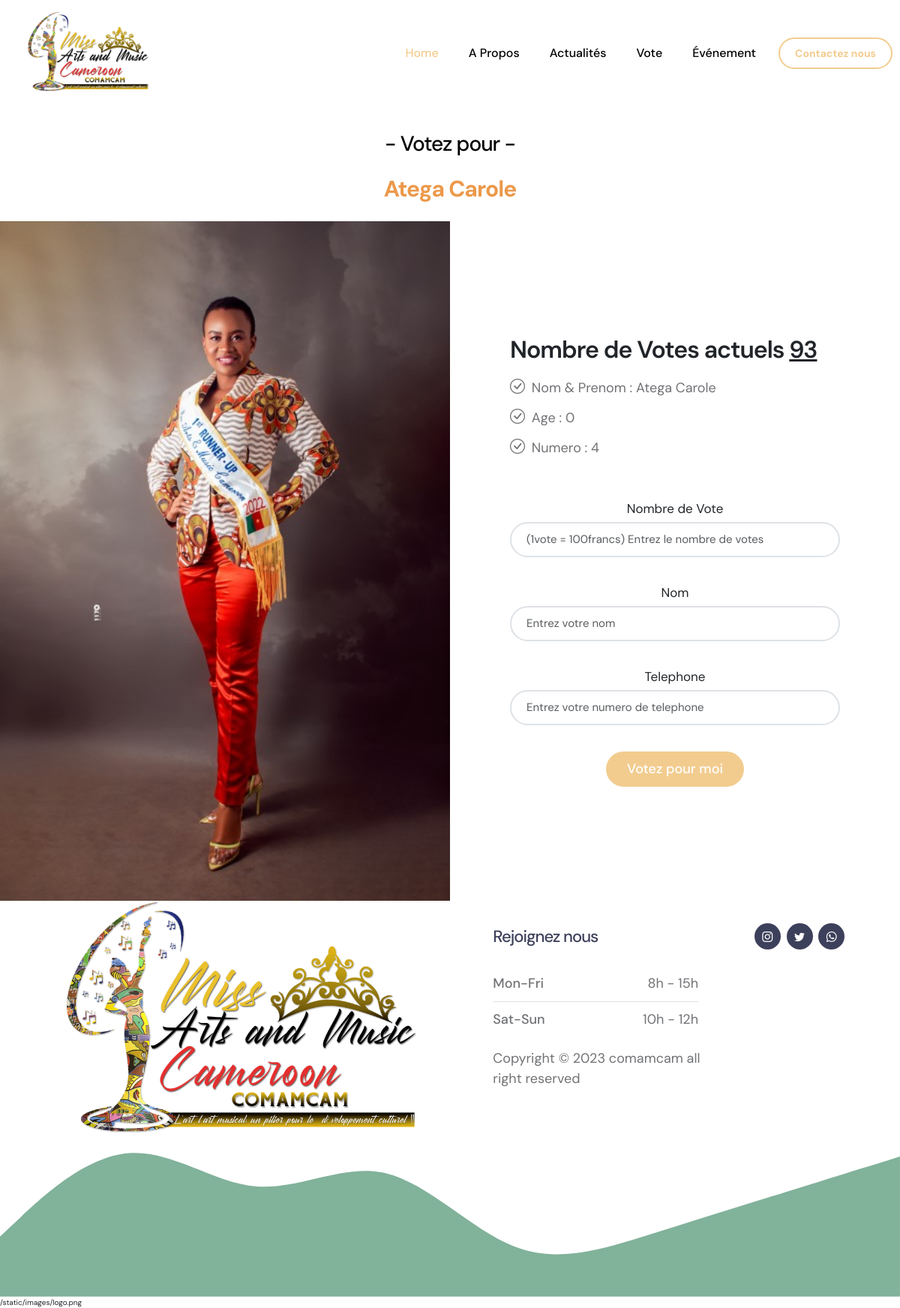
Screenshot of /candidate/4 with the database file from the repository.
### miss/models.py (models this page shows, shortened)
class Candidate(models.Model):
    prenom = models.CharField(max_length=140, blank=True)
    nom = models.CharField(max_length=140, blank=True)
    numero = models.IntegerField(default=0)
    nombreVote = models.IntegerField(default=0, editable = False)
    profile_image = models.ImageField(upload_to = 'media', null = True, blank = True)
    age = models.IntegerField(default=0)
    projet = models.TextField(blank=True)

### miss/views.py (the view)
# urls.py: path("candidate/<int:numero>", views.candidateDetail, name="candidateDetail"),
def candidateDetail(request, numero):
    candidate = Candidate.objects.get(numero = numero)
    return render(request, 'votez.html', {'candidate': candidate,})

### miss/templates/votez.html (shortened to what this page needs)
{% extends "base.html" %}
{% load static %}
{% block content %}
<div style="padding-bottom: 150px;"></div>
  <section id="onfocus" class="onfocus">
    <div class="container-fluid p-0" data-aos="fade-up">
      <div class="container">
        <h3 class="text-center section-subheading"  style="margin-top: 25px;">- Votez pour -</h3>
        <h1 class="text-center section-heading">{{candidate.nom}} {{candidate.prenom}}</h1>
      </div>
      <div class="row g-0">
        <div class="col-lg-6 video-play position-relative">
          <img src="{{candidate.profile_image.url}}" class="img-flui" alt="">
        </div>
        <div class="col-lg-6">
          <div class="content d-flex flex-column justify-content-center h-100">
            <h3>Nombre de Votes actuels <span style="text-decoration: underline;">{{candidate.nombreVote}}</span></h3>
            <ul>
              <li><i class="bi bi-check-circle"></i> Nom & Prenom : {{candidate.nom}} {{candidate.prenom}}</li>
              <li><i class="bi bi-check-circle"></i> Age : {{candidate.age}}</li>
              <li><i class="bi bi-check-circle"></i> Numero : {{candidate.numero}} </li>
            </ul>
            <div style="text-align: center; align-items: center; justify-content: center;">
                <form class="custom-form member-login-form" action="{% url 'votez' candidate.id %}" method="POST" role="form">
                    <div class="member-login-form-body">
                        <div class="mb-4">
                            <label class="form-label mb-2" for="member-login-password">Nombre de Vote</label>
                            <input type="number" name="nbVote" id="member-login-password"  class="form-control" placeholder="(1vote = 100francs) Entrez le nombre de votes" required>
                        </div>
                        <div class="mb-4">
                            <label class="form-label mb-2" for="member-login-password">Nom</label>
                            <input type="text" name="nom" id="member-login-password"  class="form-control" placeholder="Entrez votre nom" required>
                        </div>
                        <div class="mb-4">
                            <label class="form-label mb-2" for="member-login-password">Telephone</label>
                            <input type="text" name="telephone" id="member-login-password"  class="form-control" placeholder="Entrez votre numero de telephone" required>
                        </div>
                        <div class="col-lg-5 col-md-7 col-8 mx-auto">
                            <button type="submit" class="form-control">Votez pour moi</button>
                        </div>
                    </div>
                </form>
          </div>
        </div>
      </div>
    </div>
  </section>
{% endblock %}

### miss/static/css/index.css (style rules this page uses)
:root { --white-color: #ffffff; --primary-color: #81B29A; --secondary-color: #3D405B; --section-bg-color: #F4F1DE; --custom-btn-bg-color: #F2CC8F; --custom-btn-bg-hover-color: #E07A5F; --dark-color: #000000; --p-color: #717275; --link-hover-color: #F2CC8F; --body-font-family: 'DM Sans', sans-serif; --h1-font-size: 42px; --h2-font-size: 36px; --h3-font-size: 28px; --h4-font-size: 24px; --h5-font-size: 22px; --h6-font-size: 20px; --p-font-size: 18px; --menu-font-size: 16px; --btn-font-size: 14px; --border-radius-large: 100px; --border-radius-medium: 20px; --border-radius-small: 10px; --font-weight-normal: 400; --font-weight-medium: 500; --font-weight-bold: 700; }
body { background-color: var(--white-color); font-family: var(--body-font-family); }
h2, h3, h4, h5, h6 { color: var(--dark-color); }
h1, h2, h3, h4, h5, h6 { font-weight: var(--font-weight-medium); letter-spacing: -1px; }
h1 { font-size: var(--h1-font-size); font-weight: var(--font-weight-bold); }
h3 { font-size: var(--h3-font-size); }
ul li { color: var(--p-color); font-size: var(--p-font-size); font-weight: var(--font-weight-normal); }
a, button { touch-action: manipulation; transition: all 0.3s; }
.custom-form .form-control { border-radius: var(--border-radius-large); border-width: 2px; box-shadow: none; color: var(--p-color); margin-bottom: 20px; padding: 10px; padding-left: 20px; outline: none; }
.custom-form button[type="submit"] { background: var(--custom-btn-bg-color); border: none; border-radius: var(--border-radius-large); color: var(--white-color); font-size: var(--p-font-size); font-weight: var(--font-weight-medium); transition: all 0.3s; margin-bottom: 0; padding-left: 10px; }

### miss/static/css/slider.css (style rules this page uses)
*, *::before, *::after { margin: 0; padding: 0; box-sizing: border-box; list-style-type: none; text-decoration: none; }
:root { --primary: #ec994b; --white: #ffffff; --bg: #f5f5f5; }
html { font-size: 62.5%; font-family: "Montserrat", sans-serif; scroll-behavior: smooth; }
.container { max-width: 124rem; padding: 0 1rem; margin: 0 auto; }
.text-center { text-align: center; }
.section-heading { font-size: 3rem; color: var(--primary); padding: 2rem 0; }

### miss/static/css/main.css (style rules this page uses)
.img-flui { object-fit: cover; width: 100%; }
.onfocus { padding: 0; }
.onfocus .video-play { min-height: 400px; }
.onfocus .content { background: linear-gradient(rgba(var(--color-secondary-rgb), 0.5), rgba(var(--color-secondary-rgb), 0.8)), url("../images/onfocus-content-bg.jpg") center center; background-size: cover; color: rgba(var(--color-white-rgb), 0.8); padding: 40px; }
@media (min-width: 768px) { .onfocus .content { padding: 80px; } }
.onfocus .content h3 { font-weight: 600; font-size: 32px; color: var(--color-white); }
.onfocus .content ul { list-style: none; padding: 0; }
.onfocus .content ul li { padding-bottom: 10px; }
.onfocus .content ul i { font-size: 20px; padding-right: 4px; color: var(--color-primary); }

### rows the page displays
Candidate: nom "Atega", prenom "Carole", profile_image (picture), nombreVote "93", age "0", numero "4"
